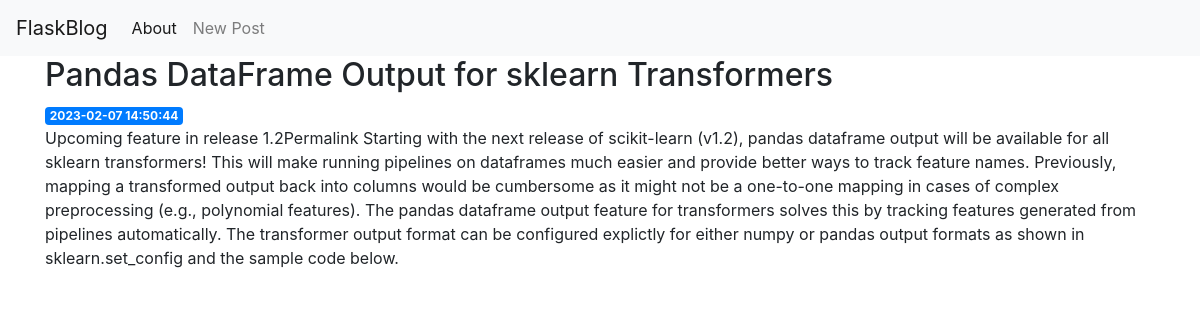
The page /5 on the database its author committed.
### tables this page shows
CREATE TABLE posts (
    id INTEGER PRIMARY KEY AUTOINCREMENT,
    created TIMESTAMP NOT NULL DEFAULT CURRENT_TIMESTAMP,
    title TEXT NOT NULL,
    content TEXT NOT NULL
);

### app.py (the view)
@app.route('/<int:post_id>')
def post(post_id):
    post = get_post(post_id)
    return render_template('post.html', post=post)

### app.py (called while the page is built)
def get_db_connection():
    conn = sqlite3.connect('database.db')
    conn.row_factory = sqlite3.Row
    return conn

def get_post(post_id):
    conn = get_db_connection()
    post = conn.execute('SELECT * FROM posts WHERE id = ?',
                        (post_id,)).fetchone()
    conn.close()
    if post is None:
        abort(404)
    return post

### templates/post.html
{% extends 'base.html' %}
{% block content %}
    <h2>{% block title %} {{ post['title'] }} {% endblock %}</h2>
    <span class="badge badge-primary">{{ post['created'] }}</span>
    <p>{{ post['content'] }}</p>
{% endblock %}

### rows shown on the page
posts: title "Pandas DataFrame Output for sklearn Transformers", created "2023-02-07 14:50:44", content "Upcoming feature in release 1.2Permalink Starting with the next release of scikit-learn (v1.2), pandas dataframe output will be available for all sklearn transformers! This will make running pipelines on dataframes much easier and provide better ways to track feature names. Previously, mapping a transformed output back into columns would be cumbersome as it might not be a one-to-one mapping in cases of complex preprocessing (e.g., polynomial features). The pandas dataframe output feature for transformers solves this by tracking features generated from pipelines automatically. The transformer output format can be configured explictly for either numpy or pandas output formats as shown in…"
